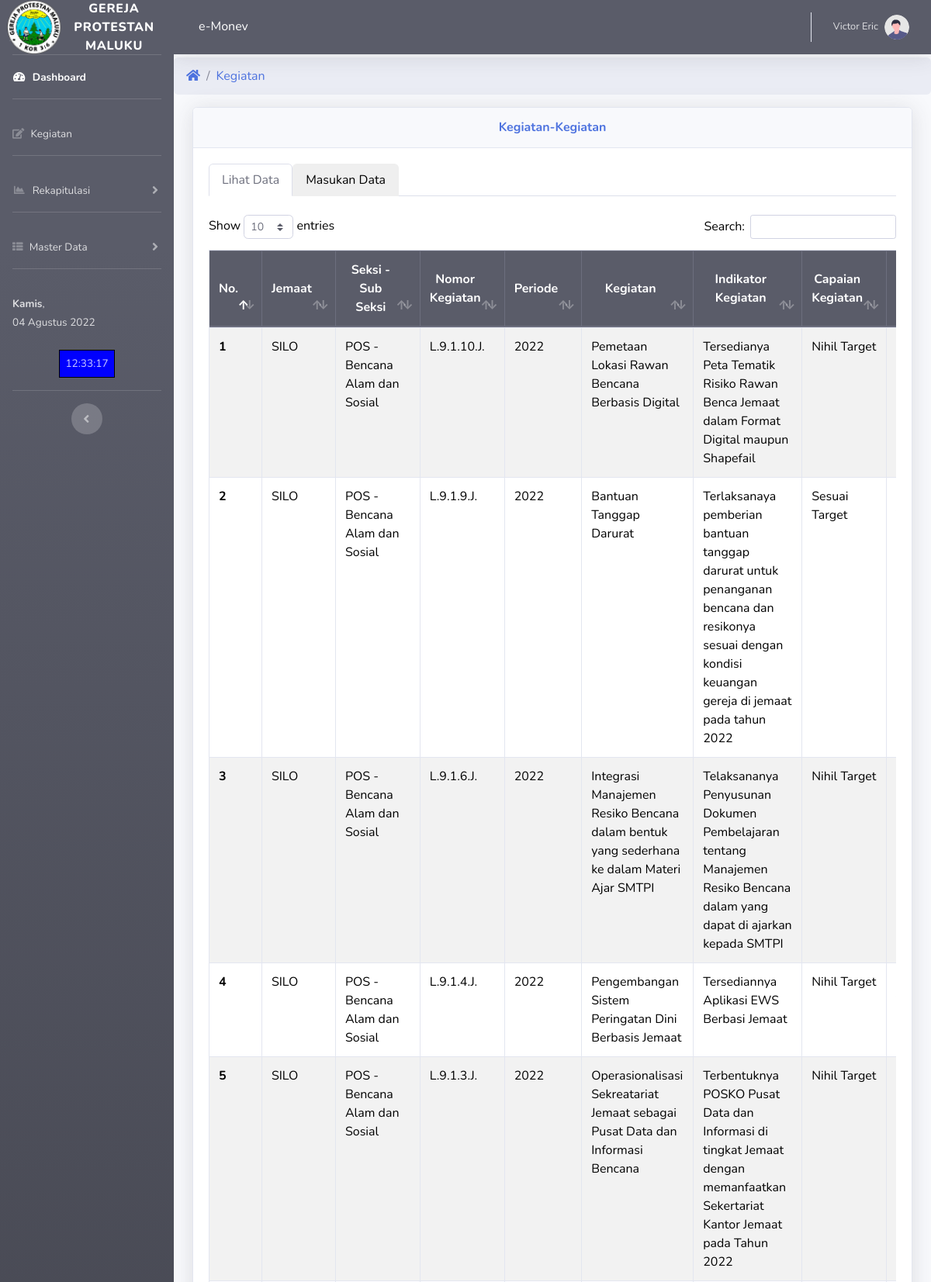
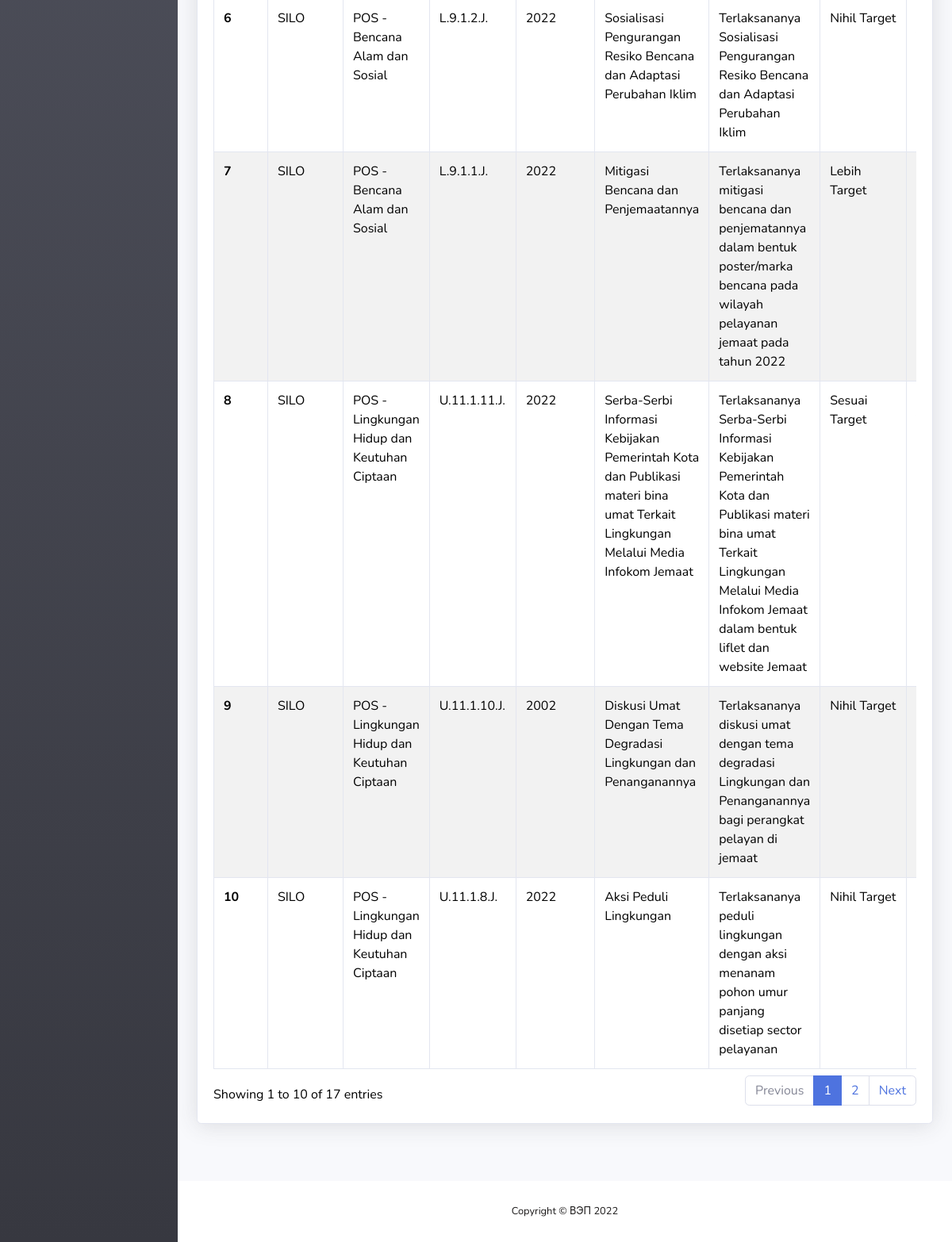
/A/k.php (signed in), run on the app's committed database (2 pictures, top to bottom).
### tables this page shows
CREATE TABLE `kegiatan` (
  `id_kegiatan` int NOT NULL,
  `kd_jemaat` varchar(10) NOT NULL,
  `kd_seksi` varchar(10) NOT NULL,
  `kd_subseksi` varchar(10) NOT NULL,
  `nomor_kegiatan` varchar(50) NOT NULL,
  `periode` year NOT NULL,
  `kegiatan` varchar(200) NOT NULL,
  `indikator` varchar(200) NOT NULL,
  `capaian_keg` varchar(20) NOT NULL,
  `capaian_biaya` varchar(20) NOT NULL,
  `capaian_sasaran` varchar(20) NOT NULL,
  `capaian_waktu` varchar(20) NOT NULL,
  `capaian_tempat` varchar(20) NOT NULL,
  `nilai_capaian_keg` int NOT NULL,
  `nilai_biaya` int NOT NULL,
  `nilai_sasaran` int NOT NULL,
  `nilai_waktu` int NOT NULL,
  `nilai_tempat` int NOT NULL,
  `nilai_capaian` int NOT NULL,
  `nilai_kategori` varchar(20) NOT NULL,
  `nilai_capaian_subbidang` int NOT NULL,
  `realisasi` varchar(20) NOT NULL
);

CREATE TABLE `jemaat` (
  `id_jemaat` int NOT NULL,
  `kd_jemaat` varchar(10) NOT NULL,
  `nama_jemaat` varchar(50) NOT NULL,
  `klasis` varchar(50) NOT NULL,
  `alamat` varchar(50) NOT NULL,
  `ketua_MJ` varchar(50) NOT NULL
);

CREATE TABLE `seksi` (
  `id_seksi` int NOT NULL,
  `kd_seksi` varchar(10) NOT NULL,
  `kd_jemaat` varchar(10) NOT NULL,
  `nama_seksi` varchar(50) NOT NULL,
  `ketua` varchar(50) NOT NULL
);

CREATE TABLE `subseksi` (
  `id_subseksi` int NOT NULL,
  `kd_subseksi` varchar(10) NOT NULL,
  `kd_jemaat` varchar(10) NOT NULL,
  `kd_seksi` varchar(10) NOT NULL,
  `nama_subseksi` varchar(100) NOT NULL,
  `ketua_subseksi` varchar(50) NOT NULL
);

### assets/fungsi.php (called while the page is built)
<?php
function tanggal_indo($tanggal)
{
	$bulan = array (0 => '-00-',
				'Januari',
				'Februari',
				'Maret',
				'April',
				'Mei',
				'Juni',
				'Juli',
				'Agustus',
				'September',
				'Oktober',
				'November',
				'Desember'
			);
	$split = explode('-', $tanggal);
	return $split[2] . ' ' . $bulan[ (int)$split[1] ] . ' ' . $split[0];
}
?>

### A/k.php (the view, shortened to what this page needs)
<?php
include 'menuA.php';
include '../link.php'
?>
<div>
<ul class="breadcrumb">
    <li class="breadcrumb-item"><a href="index"><i class="fas fa-home"></i></a></li>
    <li class="breadcrumb-item"><a href="#">Kegiatan</a></li>
  </ul>
</div>
<div class="container-fluid">
<div class="card shadow mb-4">
    <div class="card-header py-3">
        <h6 class="m-0 font-weight-bold text-primary text-center">Kegiatan-Kegiatan</h6>
    </div>
    <div class="card-body" style="color:black">
        <nav class="mb-2">
            <div class="nav nav-tabs" id="nav-tab" role="tablist">
                <button class="nav-link active" id="nav-view-tab" data-toggle="tab" data-target="#nav-view" type="button" role="tab" aria-controls="nav-view" aria-selected="True">Lihat Data</button>
                <button class="nav-link" id="nav-input-tab" data-toggle="tab" data-target="#nav-input" type="button" role="tab" aria-controls="nav-input" aria-selected="False">Masukan Data</button>
            </div>
        </nav>
        <div class="tab-content mt-4" id="nav-tabContent">
            <div class="tab-pane fade show active" id="nav-view" role="tabpanel" aria-labelledby="nav-view-tab">
            <table id='example1' class="table table-striped table-bordered table-hover table-responsive">
                <thead class="thead-dark">
                    <tr class="text-center">
                    <th scope="col" class="align-middle">No.</th>
                    <th scope="col" class="align-middle" >Jemaat</th>
                    <th scope="col" class="align-middle">Seksi - Sub Seksi</th>
                    <th scope="col" class="align-middle">Nomor Kegiatan</th>
                    <th scope="col" class="align-middle">Periode</th>
                    <th scope="col" class="align-middle">Kegiatan</th>
                    <th scope="col" class="align-middle">Indikator Kegiatan</th>
                    <th scope="col" class="align-middle">Capaian Kegiatan</th>
                    <th scope="col" class="align-middle">Capaian Biaya</th>
                    </tr>
                </thead>
                <?php
                    $no=0;
                    $query="SELECT *, jemaat.kd_jemaat, jemaat.nama_jemaat, seksi.kd_Seksi, seksi.nama_seksi, subseksi.kd_subseksi, subseksi.nama_subseksi
                    FROM kegiatan
                    LEFT JOIN jemaat ON jemaat.kd_jemaat=kegiatan.kd_jemaat
                    LEFT JOIN seksi ON seksi.kd_seksi=kegiatan.kd_seksi
                    LEFT JOIN subseksi ON subseksi.kd_subseksi=kegiatan.kd_subseksi
                    ORDER BY id_kegiatan DESC";
                    $sql = mysqli_query($conn,$query);
                    while($hasil=mysqli_fetch_array($sql)){
                        $no++;
                ?>
                    <tr>
                    <th scope="row"><?php echo $no; ?></th>
                    <td><?php echo $hasil['nama_jemaat']; ?></td>
                    <td><?php echo $hasil['nama_seksi']. " - ". $hasil['nama_subseksi'] ; ?></td>
                    <td><?php echo $hasil['nomor_kegiatan']; ?></td>
                    <td><?php echo $hasil['periode']; ?></td>
                    <td><?php echo $hasil['kegiatan']; ?></td>
                    <td><?php echo $hasil['indikator']; ?></td>
                    <td><?php echo $hasil['capaian_keg']; ?></td>
                    <td><?php echo $hasil['capaian_biaya']; ?></td>
                    </tr>
            <?php } ?>
            </table>
            </div>
        </div>
    </div>
</div>
</div>
<?php
include '../footer.php';
?>

### A/menuA.php (shortened to what this page needs)
<?php
include '../assets/fungsi.php';
include '../assets/indohari.php';
$level=$_SESSION['level'];
if($level=='1'){
    ?>
    <!DOCTYPE html>
    <html lang="en">
    <head>
        <link href="../vendor/fontawesome-free/css/all.min.css" rel="stylesheet" type="text/css">
        <link href="../vendor/css/sb-admin-2.css" rel="stylesheet">
        <link href="../vendor/datatables/dataTables.bootstrap4.min.css" rel="stylesheet" type="text/css" />
        <link rel="stylesheet" href="https://cdnjs.cloudflare.com/ajax/libs/font-awesome/4.7.0/css/font-awesome.min.css">
    </head>
    <body id="page-top" onload="waktu()">
        <div id="wrapper">
            <ul class="navbar-nav bg-gradient-dark sidebar sidebar-dark accordion" id="accordionSidebar">
                <a class="sidebar-brand d-flex align-items-center justify-content-center" href="index">
                    <div class="sidebar-brand-icon">
                        <img src="../assets/img/LogoGPMkecil.png" width="70px" alt="">
                    </div>
                    <div class="sidebar-brand-text mx-3">Gereja Protestan Maluku<sup></sup></div>
                </a>
                <hr class="sidebar-divider my-0">
                <li class="nav-item active">
                    <a class="nav-link" href="index">
                        <i class="fas fa-fw fa-tachometer-alt"></i>
                        <span>Dashboard</span></a>
                </li>
                <hr class="sidebar-divider">
                <li class="nav-item">
                    <a class="nav-link collapsed" href="k" aria-expanded="true" aria-controls="collapseTwo">
                        <i class="fas fa-edit fa-chart-area"></i>
                        <span>Kegiatan</span>
                    </a>
                </li>
                <hr class="sidebar-divider">
                <li class="nav-item">
                    <a class="nav-link collapsed" href="#" data-toggle="collapse" data-target="#collapseRekapitulasi"
                        aria-expanded="true" aria-controls="collapseOne">
                        <i class="fas fa-fw fa-chart-area"></i>
                        <span>Rekapitulasi</span>
                    </a>
                </li>
                <hr class="sidebar-divider">
                <li class="nav-item">
                    <a class="nav-link collapsed" href="#" data-toggle="collapse" data-target="#collapseThree"
                        aria-expanded="true" aria-controls="collapseThree">
                        <i class="fa fa-th-list fa-chart-area"></i>
                        <span>Master Data</span>
                    </a>
                </li>
                <hr class="sidebar-divider d-none d-md-block">
                <li class="nav-item">
                    <span class="nav-link collapsed" aria-expanded="true" aria-controls="collapseThree">
                        <span>
                        <?php
                            $hari=date('D');
                            echo hari_ini($hari).',';
                            echo '<br>';
                            $tgl=date('Y-m-d');
                            echo tanggal_indo($tgl);
                            echo '<br> <br>';
                        ?>
                            <table align=center style="border:1px solid black" bgcolor="blue" cellpadding="7">
                                <tr>
                                    <td><div id="tanggalku"></div> </td>
                                </tr>
                            </table>
                        </span>
                    </span>
                </li>
                <hr class="sidebar-divider d-none d-md-block">
                    <div class="text-center d-none d-md-inline">
                        <button class="rounded-circle border-0" id="sidebarToggle"></button>
                    </div>
            </ul>
            <div id="content-wrapper" class="d-flex flex-column">
                <div id="topNavBar">
                    <nav class="navbar navbar-expand navbar-dark bg-dark topbar mb-1 static-top shadow">
                    <h6 class="d-none d-sm-inline-block form-inline mr-auto ml-md-3 my-2 my-md-0 mw-100 text-white">e-Monev </h6>
                        <ul class="navbar-nav ml-auto">
                            <li class="nav-item dropdown no-arrow">
                                <a class="nav-link dropdown-toggle" href="#" id="userDropdown" role="button"
                                    data-toggle="dropdown" aria-haspopup="true" aria-expanded="false">
                                    <span class="mr-2 d-none d-lg-inline text-white-500 small"><?php echo $_SESSION['nama'];  ?></span>
                                    <img class='img-profile rounded-circle' src='../vendor/img/undraw_profile.svg'>
                                </a>
                            </li>
                        </ul>
                    </nav>
                </div>
    <?php }
    else {
        echo "<script> alert('Anda Tidak punya akses ke Halaman ini.'); window.location='../index'; </script>";
        exit;
    }
    ?>

### assets/indohari.php (shortened to what this page needs)
<?php
function hari_ini(){
	$hari = date ("D");
	switch($hari){
		case 'Thu':
			$hari_ini = "Kamis";
		break;
	}
	return "<b>" . $hari_ini . "</b>";
}
?>

### footer.php (shortened to what this page needs)
<footer class="sticky-footer bg-white mt-5">
        <div class="container my-auto">
            <div class="copyright text-center my-auto">
               <span>Copyright &copy; ВЭП 2022</span>
            </div>
        </div>
    </footer>
</div>
</body>
</html>

### A/menuA.php (style rules this page uses)
.table { color:black; }

### data on the page
kegiatan: jemaat.nama_jemaat "SILO", seksi.nama_seksi "POS", subseksi.nama_subseksi "Bencana Alam dan Sosial", nomor_kegiatan "L.9.1.10.J.", periode "2022", kegiatan "Pemetaan Lokasi Rawan Bencana Berbasis Digital", indikator "Tersedianya Peta Tematik Risiko Rawan Benca Jemaat dalam Format Digital maupun Shapefail", capaian_keg "Nihil Target"
kegiatan: jemaat.nama_jemaat "SILO", seksi.nama_seksi "POS", subseksi.nama_subseksi "Bencana Alam dan Sosial", nomor_kegiatan "L.9.1.9.J.", periode "2022", kegiatan "Bantuan Tanggap Darurat", indikator "Terlaksanaya pemberian bantuan tanggap darurat untuk penanganan bencana dan resikonya sesuai dengan kondisi keuangan gereja di jemaat pada tahun 2022", capaian_keg "Sesuai Target"
kegiatan: jemaat.nama_jemaat "SILO", seksi.nama_seksi "POS", subseksi.nama_subseksi "Bencana Alam dan Sosial", nomor_kegiatan "L.9.1.6.J.", periode "2022", kegiatan "Integrasi Manajemen Resiko Bencana dalam bentuk yang sederhana ke dalam Materi Ajar SMTPI", indikator "Telaksananya Penyusunan Dokumen Pembelajaran tentang Manajemen Resiko Bencana dalam yang dapat di ajarkan kepada SMTPI", capaian_keg "Nihil Target"
kegiatan: jemaat.nama_jemaat "SILO", seksi.nama_seksi "POS", subseksi.nama_subseksi "Bencana Alam dan Sosial", nomor_kegiatan "L.9.1.4.J.", periode "2022", kegiatan "Pengembangan Sistem Peringatan Dini Berbasis Jemaat", indikator "Tersediannya Aplikasi EWS Berbasi Jemaat", capaian_keg "Nihil Target"
kegiatan: jemaat.nama_jemaat "SILO", seksi.nama_seksi "POS", subseksi.nama_subseksi "Bencana Alam dan Sosial", nomor_kegiatan "L.9.1.3.J.", periode "2022", kegiatan "Operasionalisasi Sekreatariat Jemaat sebagai Pusat Data dan Informasi Bencana", indikator "Terbentuknya POSKO Pusat Data dan Informasi di tingkat Jemaat dengan memanfaatkan Sekertariat Kantor Jemaat pada Tahun 2022", capaian_keg "Nihil Target"
kegiatan: jemaat.nama_jemaat "SILO", seksi.nama_seksi "POS", subseksi.nama_subseksi "Bencana Alam dan Sosial", nomor_kegiatan "L.9.1.2.J.", periode "2022", kegiatan "Sosialisasi Pengurangan Resiko Bencana dan Adaptasi Perubahan Iklim", indikator "Terlaksananya Sosialisasi Pengurangan Resiko Bencana dan Adaptasi Perubahan Iklim", capaian_keg "Nihil Target"
kegiatan: jemaat.nama_jemaat "SILO", seksi.nama_seksi "POS", subseksi.nama_subseksi "Bencana Alam dan Sosial", nomor_kegiatan "L.9.1.1.J.", periode "2022", kegiatan "Mitigasi Bencana dan Penjemaatannya", indikator "Terlaksananya mitigasi bencana dan penjematannya dalam bentuk poster/marka bencana pada wilayah pelayanan jemaat pada tahun 2022", capaian_keg "Lebih Target"
kegiatan: jemaat.nama_jemaat "SILO", seksi.nama_seksi "POS", subseksi.nama_subseksi "Lingkungan Hidup dan Keutuhan Ciptaan", nomor_kegiatan "U.11.1.11.J.", periode "2022", kegiatan "Serba-Serbi Informasi Kebijakan Pemerintah Kota dan Publikasi materi bina umat Terkait Lingkungan Melalui Media Infokom Jemaat", indikator "Terlaksananya Serba-Serbi Informasi Kebijakan Pemerintah Kota dan Publikasi materi bina umat Terkait Lingkungan Melalui Media Infokom Jemaat dalam bentuk liflet dan website Jemaat", capaian_keg "Sesuai Target"
kegiatan: jemaat.nama_jemaat "SILO", seksi.nama_seksi "POS", subseksi.nama_subseksi "Lingkungan Hidup dan Keutuhan Ciptaan", nomor_kegiatan "U.11.1.10.J.", periode "2002", kegiatan "Diskusi Umat Dengan Tema Degradasi Lingkungan dan Penanganannya", indikator "Terlaksananya diskusi umat dengan tema degradasi Lingkungan dan Penanganannya bagi perangkat pelayan di jemaat", capaian_keg "Nihil Target"
kegiatan: jemaat.nama_jemaat "SILO", seksi.nama_seksi "POS", subseksi.nama_subseksi "Lingkungan Hidup dan Keutuhan Ciptaan", nomor_kegiatan "U.11.1.8.J.", periode "2022", kegiatan "Aksi Peduli Lingkungan", indikator "Terlaksananya peduli lingkungan dengan aksi menanam pohon umur panjang disetiap sector pelayanan", capaian_keg "Nihil Target"

### other printed values
$hari_ini "Kamis"
$_SESSION['nama'] "Victor Eric"
